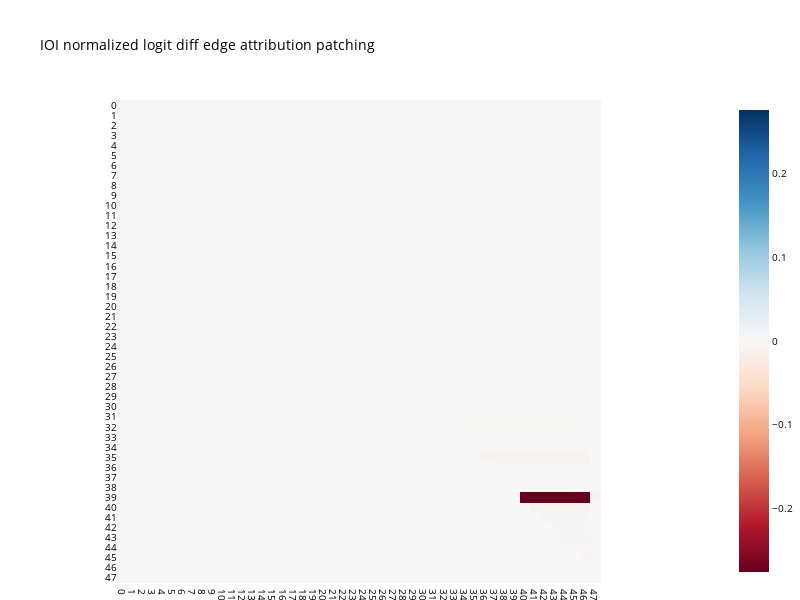

Write notebook code for a chart like this one.
### Code cell
def imshow(tensor, renderer=None, xaxis="", yaxis="", font_size=None, show=True, color_continuous_midpoint=0.0, **kwargs):
    import plotly.express as px
    import transformer_lens.utils as utils
    fig = px.imshow(utils.to_numpy(tensor), color_continuous_midpoint=color_continuous_midpoint, color_continuous_scale="RdBu", labels={"x":xaxis, "y":yaxis}, **kwargs)
    if not font_size is None:
        if 'x' in kwargs:
            fig.update_layout(
              xaxis = dict(
                tickmode='array',
                tickvals = kwargs['x'],
                ticktext = kwargs['x'], 
                ),
               font=dict(size=font_size, color="black"))
        if 'y' in kwargs:
            fig.update_layout(
              yaxis = dict(
                tickmode='array',
                tickvals = kwargs['y'],
                ticktext = kwargs['y'], 
                ),
               font=dict(size=font_size, color="black"))
    plot_args = {
        'width': 800,
        'height': 600,
        "autosize": False,
        'showlegend': True,
        'margin': {"l":0,"r":0,"t":100,"b":0}
    }
    
    fig.update_layout(**plot_args)
    fig.update_layout(legend=dict(
        yanchor="top",
        y=0.99,
        xanchor="left",
        x=0.01
    ))
    if show:
        fig.show(renderer)
    else:
        return fig


layer_names = list(map(str, range(model.cfg.n_layers)))
imshow(attributions.mean(dim=0), x=layer_names, y=layer_names, color_continuous_midpoint=0, font_size=10, title='IOI normalized logit diff edge attribution patching')

### Figure 1 — Plotly figure (JSON) as saved in the notebook; plotly's stock layout.template omitted (floating-point values rounded to 4 significant figures; data arrays with more than 128 entries replaced by an {"elided": "..."} marker saying what was removed)
{"data": [{"coloraxis": "coloraxis", "hovertemplate": "x: %{x}<br>y: %{y}<br>color: %{z}<extra></extra>", "name": "0", "type": "heatmap", "x": ["0", "1", "2", "3", "4", "5", "6", "7", "8", "9", "10", "11", "12", "13", "14", "15", "16", "17", "18", "19", "20", "21", "22", "23", "24", "25", "26", "27", "28", "29", "30", "31", "32", "33", "34", "35", "36", "37", "38", "39", "40", "41", "42", "43", "44", "45", "46", "47"], "xaxis": "x", "y": ["0", "1", "2", "3", "4", "5", "6", "7", "8", "9", "10", "11", "12", "13", "14", "15", "16", "17", "18", "19", "20", "21", "22", "23", "24", "25", "26", "27", "28", "29", "30", "31", "32", "33", "34", "35", "36", "37", "38", "39", "40", "41", "42", "43", "44", "45", "46", "47"], "yaxis": "y", "z": {"elided": "48x48 float values"}}], "layout": {"autosize": false, "coloraxis": {"cmid": 0, "colorscale": [[0, "rgb(103,0,31)"], [0.1, "rgb(178,24,43)"], [0.2, "rgb(214,96,77)"], [0.3, "rgb(244,165,130)"], [0.4, "rgb(253,219,199)"], [0.5, "rgb(247,247,247)"], [0.6, "rgb(209,229,240)"], [0.7, "rgb(146,197,222)"], [0.8, "rgb(67,147,195)"], [0.9, "rgb(33,102,172)"], [1, "rgb(5,48,97)"]]}, "font": {"color": "black", "size": 10}, "height": 600, "legend": {"x": 0.01, "xanchor": "left", "y": 0.99, "yanchor": "top"}, "margin": {"b": 0, "l": 0, "r": 0, "t": 100}, "showlegend": true, "title": {"text": "IOI normalized logit diff edge attribution patching"}, "width": 800, "xaxis": {"anchor": "y", "autorange": true, "constrain": "domain", "domain": [0.1603, 0.8397], "range": [-0.5, 47.5], "scaleanchor": "y", "tickmode": "array", "ticktext": ["0", "1", "2", "3", "4", "5", "6", "7", "8", "9", "10", "11", "12", "13", "14", "15", "16", "17", "18", "19", "20", "21", "22", "23", "24", "25", "26", "27", "28", "29", "30", "31", "32", "33", "34", "35", "36", "37", "38", "39", "40", "41", "42", "43", "44", "45", "46", "47"], "tickvals": ["0", "1", "2", "3", "4", "5", "6", "7", "8", "9", "10", "11", "12", "13", "14", "15", "16", "17", "18", "19", "20", "21", "22", "23", "24", "25", "26", "27", "28", "29", "30", "31", "32", "33", "34", "35", "36", "37", "38", "39", "40", "41", "42", "43", "44", "45", "46", "47"], "type": "category"}, "yaxis": {"anchor": "x", "autorange": true, "constrain": "domain", "domain": [0, 1], "range": [47.5, -0.5], "tickmode": "array", "ticktext": ["0", "1", "2", "3", "4", "5", "6", "7", "8", "9", "10", "11", "12", "13", "14", "15", "16", "17", "18", "19", "20", "21", "22", "23", "24", "25", "26", "27", "28", "29", "30", "31", "32", "33", "34", "35", "36", "37", "38", "39", "40", "41", "42", "43", "44", "45", "46", "47"], "tickvals": ["0", "1", "2", "3", "4", "5", "6", "7", "8", "9", "10", "11", "12", "13", "14", "15", "16", "17", "18", "19", "20", "21", "22", "23", "24", "25", "26", "27", "28", "29", "30", "31", "32", "33", "34", "35", "36", "37", "38", "39", "40", "41", "42", "43", "44", "45", "46", "47"], "type": "category"}}}
